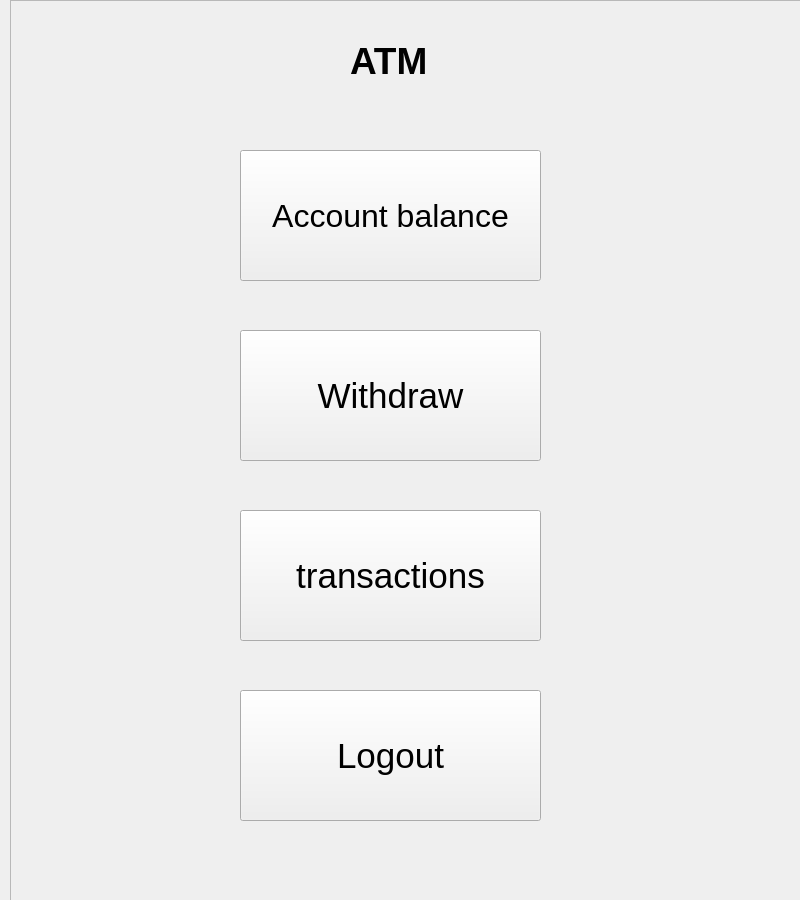
<?xml version="1.0" encoding="UTF-8"?>
<ui version="4.0">
 <class>MainMenu</class>
 <widget class="QWidget" name="MainMenu">
  <property name="geometry">
   <rect>
    <x>0</x>
    <y>0</y>
    <width>800</width>
    <height>900</height>
   </rect>
  </property>
  <property name="windowTitle">
   <string>Form</string>
  </property>
  <widget class="QFrame" name="frame">
   <property name="geometry">
    <rect>
     <x>10</x>
     <y>0</y>
     <width>801</width>
     <height>901</height>
    </rect>
   </property>
   <property name="frameShape">
    <enum>QFrame::StyledPanel</enum>
   </property>
   <property name="frameShadow">
    <enum>QFrame::Raised</enum>
   </property>
   <widget class="QLabel" name="label">
    <property name="geometry">
     <rect>
      <x>340</x>
      <y>40</y>
      <width>101</width>
      <height>41</height>
     </rect>
    </property>
    <property name="font">
     <font>
      <pointsize>28</pointsize>
      <weight>75</weight>
      <bold>true</bold>
     </font>
    </property>
    <property name="text">
     <string>ATM</string>
    </property>
   </widget>
   <widget class="QPushButton" name="buttonKirjauduUlos">
    <property name="geometry">
     <rect>
      <x>230</x>
      <y>690</y>
      <width>301</width>
      <height>131</height>
     </rect>
    </property>
    <property name="font">
     <font>
      <pointsize>26</pointsize>
      <weight>50</weight>
      <bold>false</bold>
     </font>
    </property>
    <property name="text">
     <string>Logout</string>
    </property>
   </widget>
   <widget class="QPushButton" name="buttonTilitapahtumat">
    <property name="geometry">
     <rect>
      <x>230</x>
      <y>510</y>
      <width>301</width>
      <height>131</height>
     </rect>
    </property>
    <property name="font">
     <font>
      <pointsize>26</pointsize>
      <weight>50</weight>
      <bold>false</bold>
     </font>
    </property>
    <property name="text">
     <string>transactions</string>
    </property>
   </widget>
   <widget class="QPushButton" name="buttonTilinSaldo">
    <property name="geometry">
     <rect>
      <x>230</x>
      <y>150</y>
      <width>301</width>
      <height>131</height>
     </rect>
    </property>
    <property name="font">
     <font>
      <pointsize>24</pointsize>
      <weight>50</weight>
      <bold>false</bold>
     </font>
    </property>
    <property name="text">
     <string>Account balance</string>
    </property>
   </widget>
   <widget class="QPushButton" name="buttonNostaRahaa">
    <property name="geometry">
     <rect>
      <x>230</x>
      <y>330</y>
      <width>301</width>
      <height>131</height>
     </rect>
    </property>
    <property name="font">
     <font>
      <pointsize>26</pointsize>
      <weight>50</weight>
      <bold>false</bold>
     </font>
    </property>
    <property name="text">
     <string>Withdraw</string>
    </property>
   </widget>
  </widget>
 </widget>
 <resources/>
 <connections/>
</ui>
